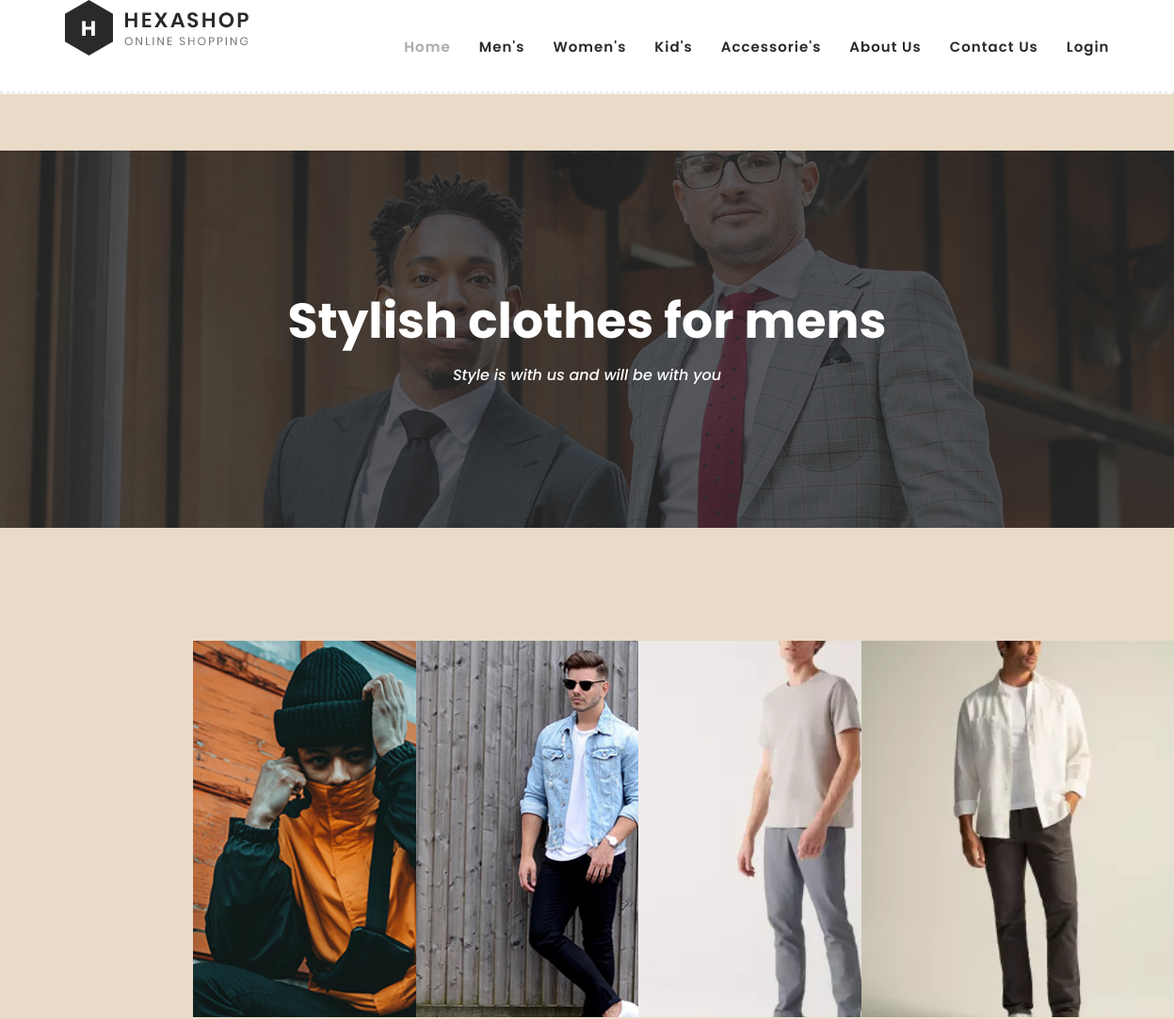
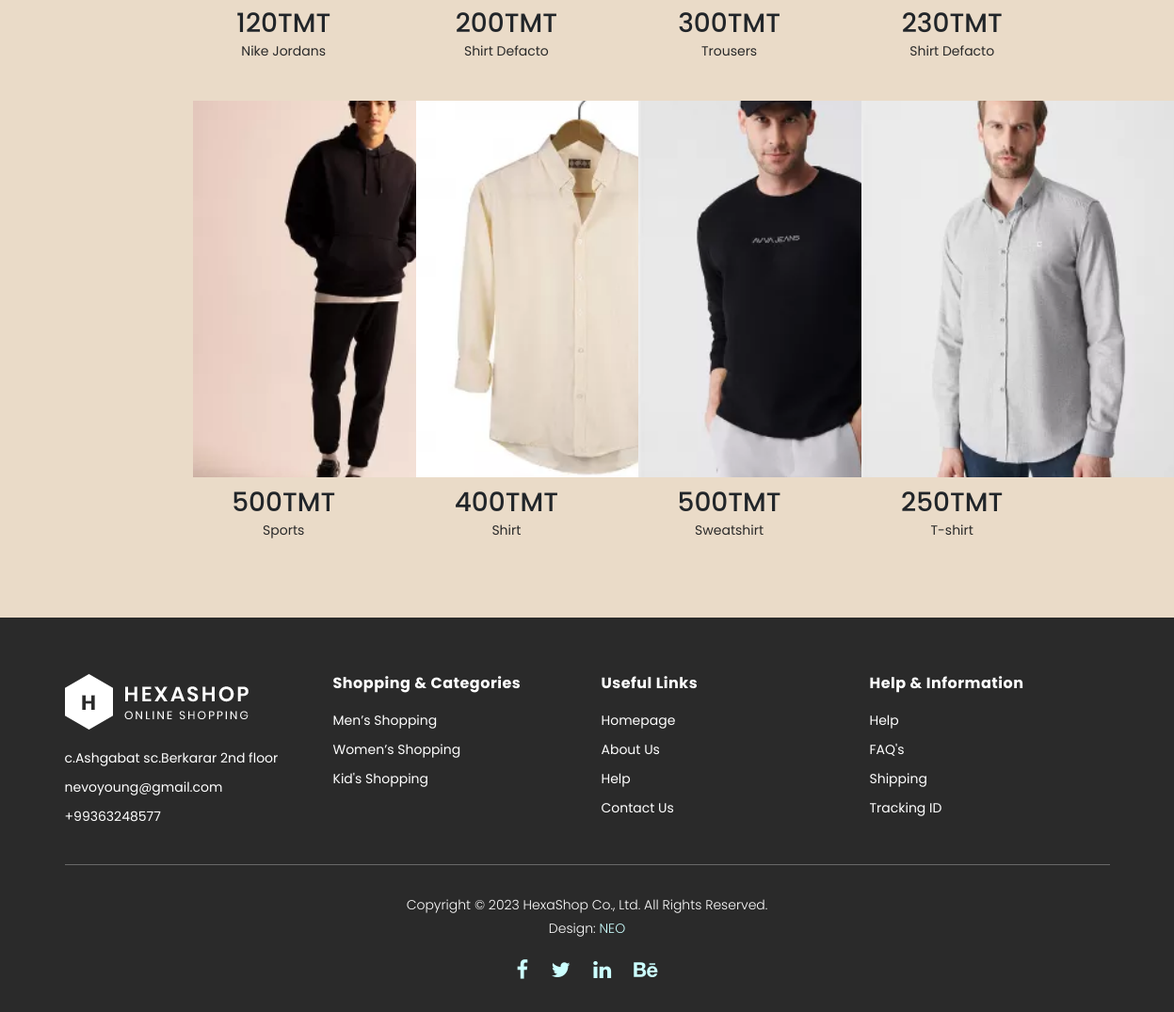
The page /products/mens on the database its author committed (2 pictures, top to bottom).
### products/models.py (models this page shows)
class Mens(models.Model):
    image = models.ImageField(upload_to='static/images')
    name = models.CharField(max_length=120)
    baha = models.CharField(max_length=20)
    description = models.TextField(null=True)
    class Meta:
        verbose_name = 'Men'
        verbose_name_plural = 'Mens'

### products/views.py (the view)
# urls.py: path('mens',mens,name = 'mens'),
def mens(request):
    mens = Mens.objects.all()
    context = {
        "mens":mens
    }
    return render(request,'products/mens.html',context=context)

### templates/products/mens.html
{% extends 'base.html' %}
{% block content %}
<div class="page-heading" id="top">
        <div class="container">
            <div class="row">
                <div class="col-lg-12">
                    <div class="inner-content">
                        <h2>Stylish clothes for mens</h2>
                        <span>Style is with us and will be with you</span>
                    </div>
                </div>
            </div>
        </div>
    </div>
<div class="products">
    <div class="row">
        <div class="col-lg-12">
            {% for men in mens %}
            <div class="product">
                <img src="{{ men.image.url }}" alt="">
                <h3>{{ men.baha }}TMT</h3>
                <p>{{ men.name }} </p>
            </div>
            {% endfor %}
        </div>
    </div>
</div>
{% endblock %}

### templates/base.html (shortened to what this page needs)
{% load static %}
<html lang="en">
<head>
    <link rel="stylesheet" type="text/css" href="{% static 'css/bootstrap.min.css' %}">
    <link rel="stylesheet" type="text/css" href="{% static 'css/font-awesome.css' %}">
    <link rel="stylesheet" href="{% static 'css/templatemo-hexashop.css' %}">
    <link rel="stylesheet" href="{% static 'css/owl-carousel.css' %}">
    <link rel="stylesheet" href="{% static 'css/lightbox.css' %}">
    <link rel="stylesheet" href="{% static 'css/products.css' %}">
</head>
<header class="header-area header-sticky">
    <div class="container">
        <div class="row">
            <div class="col-12">
                <nav class="main-nav">
                    <a href="{% url 'about' %}" class="logo">
                        <img src="{% static 'images/logo.jpg' %}">
                    </a>
                    <ul class="nav">
                        <li class="scroll-to-section"><a href="{% url 'home' %}" class="active">Home</a></li>
                        <li class="scroll-to-section"><a href="{% url 'mens' %}">Men's</a></li>
                        <li class="scroll-to-section"><a href="{% url 'womens' %}">Women's</a></li>
                        <li class="scroll-to-section"><a href="{% url 'kids' %}">Kid's</a></li>
                        <li class="scroll-to-section"><a href="{% url 'accessories' %}">Accessorie's</a></li>
                        <li><a href="{% url 'about' %}">About Us</a></li>
                        <li><a href="{% url 'contacts' %}">Contact Us</a></li>
                        {% if request.user.is_authenticated %}
                        <li class="scroll-to-section"><a href="{% url 'logout' %}"> Logout </a></li>
                        {% else %}
                        <li class="scroll-to-section"><a href="{% url 'login' %}"> Login </a></li>
                        {% endif %}
                    </ul>
                </nav>
            </div>
        </div>
    </div>
</header>
<body>
    {% block content %}
    {% endblock %}
    <footer>
        <div class="container">
            <div class="row">
                <div class="col-lg-3">
                    <div class="first-item">
                        <div class="logo">
                            <img src="{% static 'images/white-logo.png' %}" alt="hexashop ecommerce templatemo">
                        </div>
                        <ul>
                            <li><a href="#">c.Ashgabat sc.Berkarar 2nd floor </a></li>
                            <li><a href="#">nevoyoung@gmail.com</a></li>
                            <li><a href="#">+99363248577</a></li>
                        </ul>
                    </div>
                </div>
                <div class="col-lg-3">
                    <h4>Shopping &amp; Categories</h4>
                    <ul>
                        <li><a href="{% url 'mens' %}">Men’s Shopping</a></li>
                        <li><a href="{% url 'womens' %}">Women’s Shopping</a></li>
                        <li><a href="{% url 'kids' %}">Kid's Shopping</a></li>
                    </ul>
                </div>
                <div class="col-lg-3">
                    <h4>Useful Links</h4>
                    <ul>
                        <li><a href="{% url 'home' %}">Homepage</a></li>
                        <li><a href="{% url 'about' %}">About Us</a></li>
                        <li><a href="#">Help</a></li>
                        <li><a href="{% url 'contacts' %}">Contact Us</a></li>
                    </ul>
                </div>
                <div class="col-lg-3">
                    <h4>Help &amp; Information</h4>
                    <ul>
                        <li><a href="#">Help</a></li>
                        <li><a href="#">FAQ's</a></li>
                        <li><a href="#">Shipping</a></li>
                        <li><a href="#">Tracking ID</a></li>
                    </ul>
                </div>
                <div class="col-lg-12">
                    <div class="under-footer">
                        <p>Copyright © 2023 HexaShop Co., Ltd. All Rights Reserved.
                        <br>Design: <a href="nevoyoung@gmail.com" target="_parent">NEO</a></p>
                        <ul>
                            <li><a href="#"><i class="fa fa-facebook"></i></a></li>
                            <li><a href="#"><i class="fa fa-twitter"></i></a></li>
                            <li><a href="#"><i class="fa fa-linkedin"></i></a></li>
                            <li><a href="#"><i class="fa fa-behance"></i></a></li>
                        </ul>
                    </div>
                </div>
            </div>
        </div>
    </footer>
</body>
</html>

### static/css/templatemo-hexashop.css (style rules this page uses)
html, body, div, span, applet, object, iframe, h1, h2, h3, h4, h5, h6, p, blockquote, div pre, a, abbr, acronym, address, big, cite, code, del, dfn, em, font, img, ins, kbd, q, s, samp, small, strike, strong, sub, sup, tt, var, b, u, i, center, dl, dt, dd, ol, ul, li, figure, header, nav, section, article, aside, footer, figcaption { margin: 0; padding: 0; border: 0; outline: 0; }
ul, li { padding: 0; margin: 0; list-style: none; }
header, nav, section, article, aside, footer, hgroup { display: block; }
* { box-sizing: border-box; }
html, body { font-family: 'Poppins', sans-serif; font-weight: 400; background-color: #fff; font-size: 16px; -ms-text-size-adjust: 100%; -webkit-font-smoothing: antialiased; -moz-osx-font-smoothing: grayscale; }
a { text-decoration: none !important; }
h1, h2, h3, h4, h5, h6 { margin-top: 0px; margin-bottom: 0px; }
ul { margin-bottom: 0px; }
p { font-size: 14px; line-height: 25px; color: #2a2a2a; }
html, body { background:#Eadbc8; font-family: 'Poppins', sans-serif; }
.header-area { border-bottom: 3px dotted #eee; box-shadow: none; background-color: #fff; position: absolute; top: 0px; left: 0px; right: 0px; z-index: 100; height: 100px; -webkit-transition: all .5s ease 0s; -moz-transition: all .5s ease 0s; -o-transition: all .5s ease 0s; transition: all .5s ease 0s; }
.header-area .main-nav { min-height: 80px; background: transparent; }
.header-area .main-nav .logo { line-height: 100px; color: #fff; font-size: 28px; font-weight: 700; text-transform: uppercase; letter-spacing: 2px; float: left; -webkit-transition: all 0.3s ease 0s; -moz-transition: all 0.3s ease 0s; -o-transition: all 0.3s ease 0s; transition: all 0.3s ease 0s; }
.header-area .main-nav .nav { float: right; margin-top: 30px; margin-right: 0px; background-color: transparent; -webkit-transition: all 0.3s ease 0s; -moz-transition: all 0.3s ease 0s; -o-transition: all 0.3s ease 0s; transition: all 0.3s ease 0s; position: relative; z-index: 999; }
.header-area .main-nav .nav li { padding-left: 15px; padding-right: 15px; }
.header-area .main-nav .nav li:last-child { padding-right: 0px; }
.header-area .main-nav .nav li a { display: block; font-weight: 600; font-size: 15px; color: #2a2a2a; text-transform: capitalize; -webkit-transition: all 0.3s ease 0s; -moz-transition: all 0.3s ease 0s; -o-transition: all 0.3s ease 0s; transition: all 0.3s ease 0s; height: 40px; line-height: 40px; border: transparent; letter-spacing: 1px; }
.header-area .main-nav .nav li a { color: #2a2a2a; }
.header-area .main-nav .nav li:hover a, .header-area .main-nav .nav li a.active { color: #aaa!important; }
.header-area.header-sticky { min-height: 80px; }
.header-area .nav { margin-top: 30px; }
.header-area.header-sticky .nav li a.active { color: #aaa; }
@media (min-width: 767px) { .header-area .main-nav .nav { display: flex !important; } }
footer { margin-top: 60px; padding: 60px 0px 30px 0px; background-color: #2a2a2a; }
footer .logo { margin-bottom: 20px; }
footer ul li { display: block; margin-bottom: 10px; }
footer ul li a { font-size: 14px; color: #fff; transition: all .3s; }
footer h4 { letter-spacing: 0.5px; font-size: 16px; color: #fff; font-weight: 700; margin-bottom: 20px; }
footer .under-footer { margin-top: 30px; padding-top: 30px; text-align: center; border-top: 1px solid rgba(250,250,250,0.3); }
footer .under-footer ul { margin-top: 20px; }
footer .under-footer ul li { display: inline-block; margin: 0px 10px; }
footer .under-footer ul li a { font-size: 22px; }
footer .under-footer p { color: #fff; font-size: 14px; font-weight: 300; }
footer .under-footer a { color: #cff; }
.page-heading { margin-top: 160px; margin-bottom: 30px; background-image: url(../images/products-page-heading.jpg); background-position: center center; background-size: cover; background-repeat: no-repeat; }
.page-heading .inner-content { padding: 150px 0px; text-align: center; }
.page-heading .inner-content h2 { font-size: 52px; color: #fff; font-weight: 700; margin-bottom: 15px; }
.page-heading .inner-content span { font-size: 16px; font-weight: 500; color: #fff; font-style: italic; }

### static/css/products.css (style rules this page uses)
* { padding: 0; margin: 0; }
.product { display: inline-block; width: 20%; margin: 10px; padding: 10px; text-align: center; }
.product img { width: 350px; height: 400px; object-fit: cover; margin-bottom: 10px; }
.products { margin-top: 100px; }
.products .row { margin-left: 170px; }

### rows shown on the page
Mens: image (picture), baha "120", name "Nike Jordans"
Mens: image (picture), baha "200", name "Shirt Defacto"
Mens: image (picture), baha "300", name "Trousers"
Mens: image (picture), baha "230", name "Shirt Defacto"
Mens: image (picture), baha "500", name "Sports"
Mens: image (picture), baha "400", name "Shirt"
Mens: image (picture), baha "500", name "Sweatshirt"
Mens: image (picture), baha "250", name "T-shirt"
